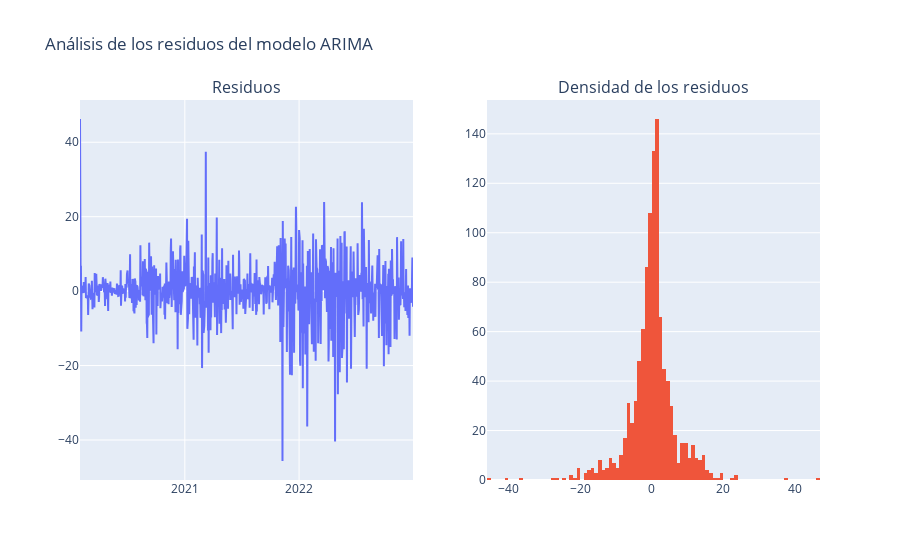

This figure's notebook cell:
### Markdown cell above
Ahora, como las probabilidades de la columna `P>|z|` de los coeficientes son cercanas a $0$, entonces podemos decir que todos los coeficientes son significativos. Por lo tanto, este es un buen modelo sobre el cual ajustar la serie temporal.

Para verificar esto, vamos a graficar los residuos y chequear que sean ruido blanco:

### Code cell
residuals = pd.DataFrame(model_fit.resid)

fig = make_subplots(rows=1, cols=2, subplot_titles=(
    'Residuos', 'Densidad de los residuos'))

fig.add_trace(go.Scatter(x=y_train.index,
              y=residuals[0], mode='lines', name='Residuos'), row=1, col=1)
fig.add_trace(go.Histogram(x=residuals[0], name='Residuos'), row=1, col=2)

fig.update_layout(
    title='Análisis de los residuos del modelo ARIMA', showlegend=False)
fig.show()

### Figure 1 — Plotly figure (JSON) as saved in the notebook; plotly's stock layout.template omitted (floating-point values rounded to 4 significant figures; data arrays with more than 128 entries replaced by an {"elided": "..."} marker saying what was removed)
{"data": [{"mode": "lines", "name": "Residuos", "type": "scatter", "x": {"elided": "1065 str values"}, "xaxis": "x", "y": {"elided": "1065 float values"}, "yaxis": "y"}, {"name": "Residuos", "type": "histogram", "x": {"elided": "1065 float values"}, "xaxis": "x2", "yaxis": "y2"}], "layout": {"annotations": [{"font": {"size": 16}, "showarrow": false, "text": "Residuos", "x": 0.225, "xanchor": "center", "xref": "paper", "y": 1, "yanchor": "bottom", "yref": "paper"}, {"font": {"size": 16}, "showarrow": false, "text": "Densidad de los residuos", "x": 0.775, "xanchor": "center", "xref": "paper", "y": 1, "yanchor": "bottom", "yref": "paper"}], "showlegend": false, "title": {"text": "Análisis de los residuos del modelo ARIMA"}, "xaxis": {"anchor": "y", "domain": [0, 0.45]}, "xaxis2": {"anchor": "y2", "domain": [0.55, 1]}, "yaxis": {"anchor": "x", "domain": [0, 1]}, "yaxis2": {"anchor": "x2", "domain": [0, 1]}}}
